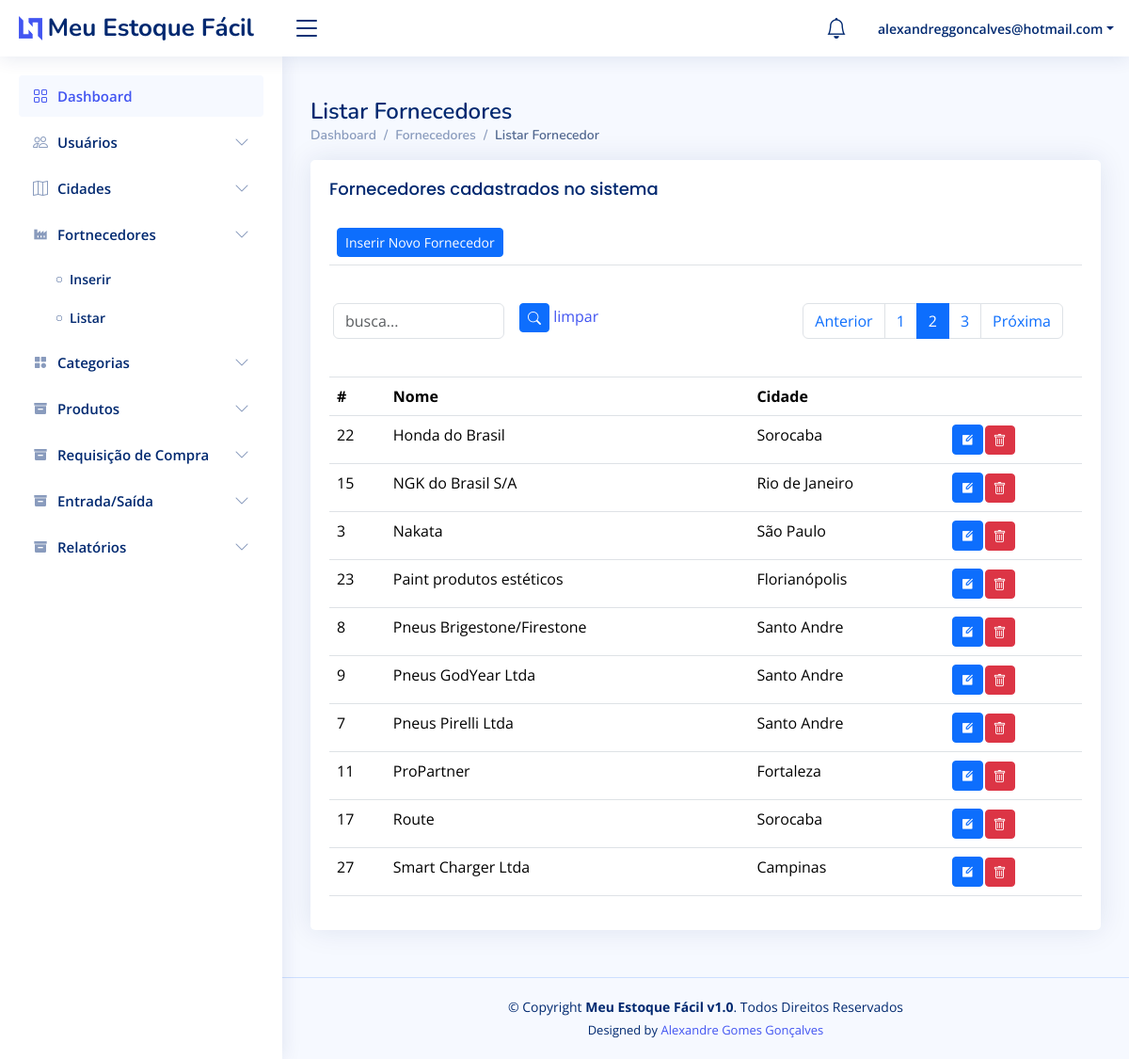
/fornecedor/listarFornecedores/?page=2&busca= (signed in), run on an earlier commit of the app's database.
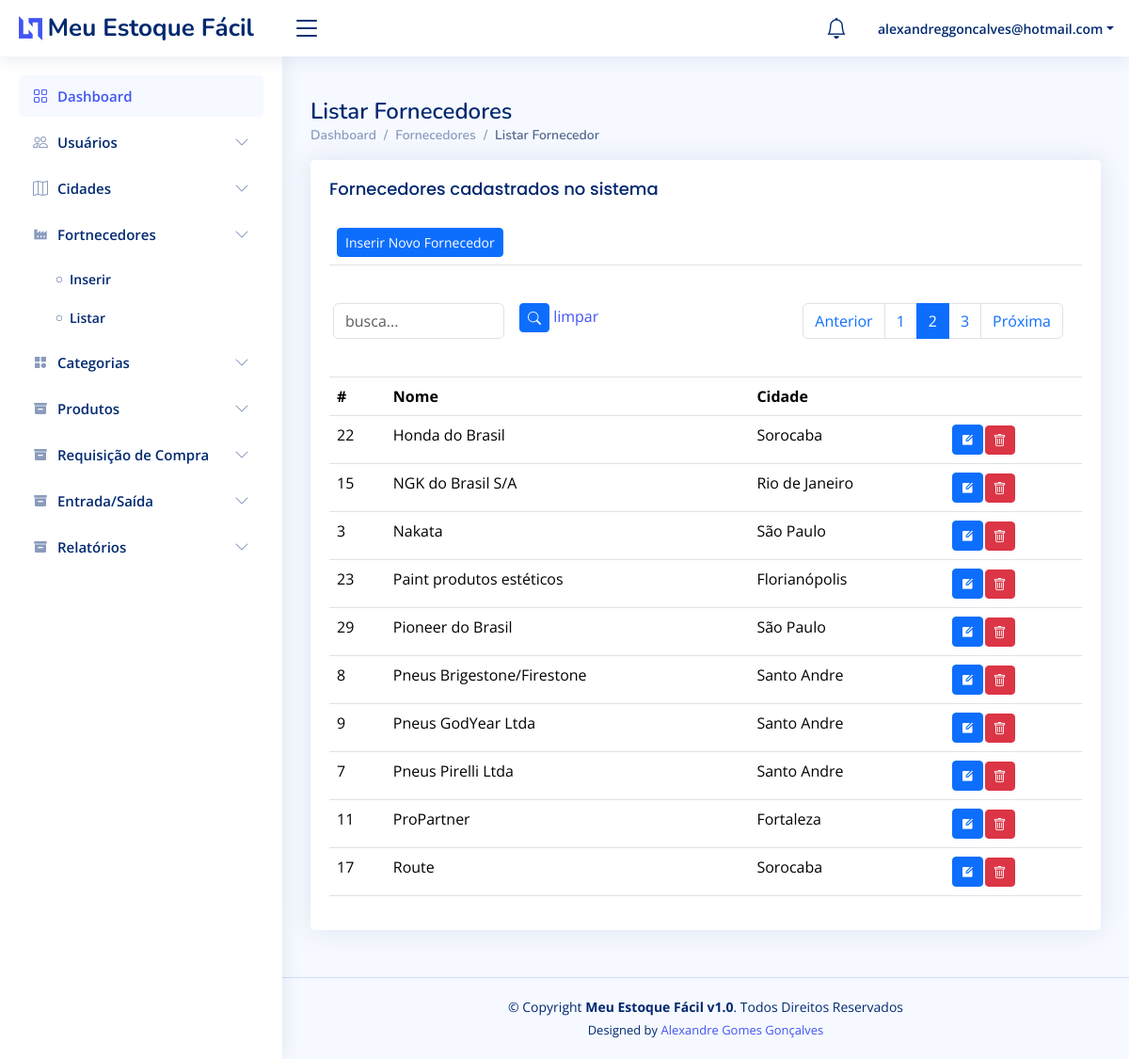
And on a later commit of the database.
### fornecedor/models.py (models this page shows, shortened)
class Fornecedor(models.Model):
    idFornecedor    = models.AutoField(primary_key=True)
    nomeFornecedor  = models.CharField(max_length=255)
    idCidade        = models.ForeignKey(Cidade, blank=True, null=True, on_delete=models.CASCADE)
    created_at      = models.DateTimeField(auto_now_add=True)
    updated_at      = models.DateTimeField(auto_now=True)
    class Meta:
        ordering = ['-nomeFornecedor']

### cidade/models.py (models this page shows, shortened)
class Cidade(models.Model):
    idCidade        = models.AutoField(primary_key=True)
    nomeCidade      = models.CharField(max_length=255)
    estado          = models.CharField(max_length=2)
    created_at      = models.DateTimeField(auto_now_add=True)
    updated_at      = models.DateTimeField(auto_now=True)
    class Meta:
        ordering = ['-nomeCidade']
    def __str__(self):
        return self.nomeCidade

### fornecedor/views.py (the view)
# urls.py: path('listarFornecedores/', views.listarFornecedores, name='listarFornecedores'),
@login_required(login_url='/sistema/login/')
def listarFornecedores(request):
    if request.method == 'POST':
        Fornecedor.objects.filter(idFornecedor=request.POST.get('idFornecedor')).delete()
        return redirect('listarFornecedores')
    busca = request.GET.get('busca')
    if busca:
        fornecedores = Fornecedor.objects.filter(nomeFornecedor__icontains=busca).order_by('nomeFornecedor')
    else:
        fornecedores = Fornecedor.objects.all().order_by('nomeFornecedor')
    fornecedor_paginator = Paginator(fornecedores, 10)
    page_num = request.GET.get('page')
    page = fornecedor_paginator.get_page(page_num)
    return render(request, 'listarFornecedores.html', { 'page': page })

### fornecedor/templates/listarFornecedores.html (shortened to what the changed rows need)
{% extends 'base.html' %}
{% load static %}
{% block content %}
    <main id="main" class="main">
        <div class="pagetitle">
            <h1>Listar Fornecedores</h1>
        </div>
        <section class="section">
            <div class="row">
                <div class="col-lg-12">
                    <div class="card">
                        <div class="card-body">
                            <table class="table table-hover">
                                <thead>
                                    <tr>
                                        <td colspan="4">
                                            <a href="/fornecedor/inserirFornecedor">
                                            </a>
                                        </td>
                                    </tr>
                                    <tr>
                                        <td colspan="4">
                                            <div class="row mb-3">
                                                <form class="row g-3">
                                                    <form action="" method="GET">
                                                        <div class="col-md-6">
                                                            <div class="page-links">
                                                                <nav aria-label="...">
                                                                    <ul class="pagination justify-content-end">
                                                                    {% for pageNum in page.paginator.page_range %}
                                                                        {% if page.number == pageNum %}
                                                                            <li class="page-item active"><a class="page-link" href="#">{{pageNum}}</a></li>
                                                                        {% else %}
                                                                            <li class="page-item"><a class="page-link" href="/fornecedor/listarFornecedores/?page={{pageNum}}&busca={{request.GET.busca}}">{{pageNum}}</a></li>
                                                                        {% endif %}
                                                                    {% endfor %}
                                                                    </ul>
                                                                </nav>
                                                            </div>
                                                        </div>
                                                    </form>
                                                </div>
                                            </div>
                                    <tr>
                                        <th scope="col">#</th>
                                        <th scope="col">Nome</th>
                                        <th scope="col">Cidade</th>
                                        <th></th>
                                    </tr>
                                <tbody>
                                    {% for fornecedor in page.object_list %}
                                    <tr>
                                        <td scope="col">{{fornecedor.idFornecedor}}</td>
                                        <td scope="col">{{fornecedor.nomeFornecedor}}</td>
                                        <td scope="col">{{fornecedor.idCidade}}</td>
                                        <td>
                                            <table>
                                                <tr>
                                                    <td>
                                                        <a href="/fornecedor/editarFornecedor/{{fornecedor.idFornecedor}}">
                                                            <button class="btn btn-sm btn-primary" alt="editar"><i class="ri-edit-box-fill"></i></button>
                                                        </a>
                                                    </td>
                                                    <td>
                                                        <form action="" method="post">
                                                            <button type="button" class="btn btn-danger btn-sm" data-bs-toggle="modal" data-bs-target="#delete{{fornecedor.idFornecedor}}"><i class="bi bi-trash"></i></button>
                                                        </form>
                                                    </td>
                                                </tr>
                                            </table>
                                        </td>
                                    </tr>
                                    {% endfor %}
                                </tbody>
                        </div>
                    </div>
                </div>
        </section>
    </main>
{% endblock %}

What changed in the data, as far as the page shows it:
no longer on this page (row unchanged): Fornecedor: idFornecedor "27", nomeFornecedor "Smart Charger Ltda", idCidade "Campinas"
added Fornecedor: idFornecedor "29", nomeFornecedor "Pioneer do Brasil", idCidade "São Paulo"
